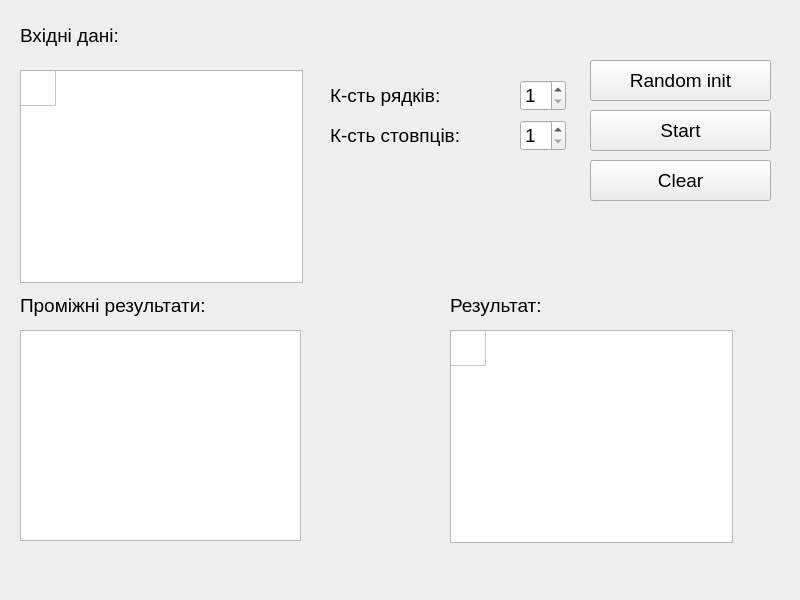
<?xml version="1.0" encoding="UTF-8"?>
<ui version="4.0">
 <class>MainWindow</class>
 <widget class="QMainWindow" name="MainWindow">
  <property name="geometry">
   <rect>
    <x>0</x>
    <y>0</y>
    <width>800</width>
    <height>600</height>
   </rect>
  </property>
  <property name="windowTitle">
   <string>Selection sort</string>
  </property>
  <widget class="QWidget" name="centralwidget">
   <widget class="QTableWidget" name="tableWidget_enter">
    <property name="geometry">
     <rect>
      <x>20</x>
      <y>70</y>
      <width>283</width>
      <height>213</height>
     </rect>
    </property>
    <property name="font">
     <font>
      <pointsize>10</pointsize>
     </font>
    </property>
    <property name="lineWidth">
     <number>7</number>
    </property>
    <property name="verticalScrollBarPolicy">
     <enum>Qt::ScrollBarAlwaysOff</enum>
    </property>
    <property name="horizontalScrollBarPolicy">
     <enum>Qt::ScrollBarAlwaysOff</enum>
    </property>
    <property name="sizeAdjustPolicy">
     <enum>QAbstractScrollArea::AdjustToContentsOnFirstShow</enum>
    </property>
    <property name="autoScroll">
     <bool>false</bool>
    </property>
    <property name="editTriggers">
     <set>QAbstractItemView::NoEditTriggers</set>
    </property>
    <property name="rowCount">
     <number>1</number>
    </property>
    <property name="columnCount">
     <number>1</number>
    </property>
    <attribute name="horizontalHeaderVisible">
     <bool>false</bool>
    </attribute>
    <attribute name="horizontalHeaderCascadingSectionResizes">
     <bool>true</bool>
    </attribute>
    <attribute name="horizontalHeaderMinimumSectionSize">
     <number>35</number>
    </attribute>
    <attribute name="horizontalHeaderDefaultSectionSize">
     <number>35</number>
    </attribute>
    <attribute name="verticalHeaderVisible">
     <bool>false</bool>
    </attribute>
    <attribute name="verticalHeaderCascadingSectionResizes">
     <bool>true</bool>
    </attribute>
    <attribute name="verticalHeaderMinimumSectionSize">
     <number>35</number>
    </attribute>
    <attribute name="verticalHeaderDefaultSectionSize">
     <number>35</number>
    </attribute>
    <row/>
    <column/>
   </widget>
   <widget class="QTextEdit" name="textEdit">
    <property name="geometry">
     <rect>
      <x>20</x>
      <y>330</y>
      <width>281</width>
      <height>211</height>
     </rect>
    </property>
    <property name="font">
     <font>
      <pointsize>10</pointsize>
     </font>
    </property>
    <property name="textInteractionFlags">
     <set>Qt::TextSelectableByKeyboard|Qt::TextSelectableByMouse</set>
    </property>
   </widget>
   <widget class="QTableWidget" name="tableWidget_result">
    <property name="geometry">
     <rect>
      <x>450</x>
      <y>330</y>
      <width>283</width>
      <height>213</height>
     </rect>
    </property>
    <property name="font">
     <font>
      <pointsize>10</pointsize>
     </font>
    </property>
    <property name="verticalScrollBarPolicy">
     <enum>Qt::ScrollBarAlwaysOff</enum>
    </property>
    <property name="horizontalScrollBarPolicy">
     <enum>Qt::ScrollBarAlwaysOff</enum>
    </property>
    <property name="sizeAdjustPolicy">
     <enum>QAbstractScrollArea::AdjustToContentsOnFirstShow</enum>
    </property>
    <property name="autoScroll">
     <bool>false</bool>
    </property>
    <property name="editTriggers">
     <set>QAbstractItemView::NoEditTriggers</set>
    </property>
    <property name="rowCount">
     <number>1</number>
    </property>
    <property name="columnCount">
     <number>1</number>
    </property>
    <attribute name="horizontalHeaderVisible">
     <bool>false</bool>
    </attribute>
    <attribute name="horizontalHeaderCascadingSectionResizes">
     <bool>true</bool>
    </attribute>
    <attribute name="horizontalHeaderMinimumSectionSize">
     <number>35</number>
    </attribute>
    <attribute name="horizontalHeaderDefaultSectionSize">
     <number>35</number>
    </attribute>
    <attribute name="verticalHeaderVisible">
     <bool>false</bool>
    </attribute>
    <attribute name="verticalHeaderCascadingSectionResizes">
     <bool>true</bool>
    </attribute>
    <attribute name="verticalHeaderMinimumSectionSize">
     <number>35</number>
    </attribute>
    <attribute name="verticalHeaderDefaultSectionSize">
     <number>35</number>
    </attribute>
    <row/>
    <column/>
   </widget>
   <widget class="QPushButton" name="pushButton_start">
    <property name="geometry">
     <rect>
      <x>590</x>
      <y>110</y>
      <width>181</width>
      <height>41</height>
     </rect>
    </property>
    <property name="font">
     <font>
      <pointsize>14</pointsize>
     </font>
    </property>
    <property name="text">
     <string>Start</string>
    </property>
   </widget>
   <widget class="QPushButton" name="pushButton_clear">
    <property name="geometry">
     <rect>
      <x>590</x>
      <y>160</y>
      <width>181</width>
      <height>41</height>
     </rect>
    </property>
    <property name="font">
     <font>
      <pointsize>14</pointsize>
     </font>
    </property>
    <property name="text">
     <string>Clear</string>
    </property>
   </widget>
   <widget class="QLabel" name="label">
    <property name="geometry">
     <rect>
      <x>20</x>
      <y>20</y>
      <width>171</width>
      <height>31</height>
     </rect>
    </property>
    <property name="font">
     <font>
      <pointsize>14</pointsize>
     </font>
    </property>
    <property name="text">
     <string>Вхідні дані:</string>
    </property>
   </widget>
   <widget class="QLabel" name="label_2">
    <property name="geometry">
     <rect>
      <x>450</x>
      <y>290</y>
      <width>171</width>
      <height>31</height>
     </rect>
    </property>
    <property name="font">
     <font>
      <pointsize>14</pointsize>
     </font>
    </property>
    <property name="text">
     <string>Результат:</string>
    </property>
   </widget>
   <widget class="QLabel" name="label_3">
    <property name="geometry">
     <rect>
      <x>20</x>
      <y>290</y>
      <width>241</width>
      <height>31</height>
     </rect>
    </property>
    <property name="font">
     <font>
      <pointsize>14</pointsize>
     </font>
    </property>
    <property name="text">
     <string>Проміжні результати:</string>
    </property>
   </widget>
   <widget class="QPushButton" name="pushButton_init">
    <property name="geometry">
     <rect>
      <x>590</x>
      <y>60</y>
      <width>181</width>
      <height>41</height>
     </rect>
    </property>
    <property name="font">
     <font>
      <pointsize>14</pointsize>
     </font>
    </property>
    <property name="text">
     <string>Random init</string>
    </property>
   </widget>
   <widget class="QSpinBox" name="spinBox_row">
    <property name="geometry">
     <rect>
      <x>520</x>
      <y>80</y>
      <width>46</width>
      <height>31</height>
     </rect>
    </property>
    <property name="font">
     <font>
      <pointsize>14</pointsize>
     </font>
    </property>
    <property name="keyboardTracking">
     <bool>false</bool>
    </property>
    <property name="minimum">
     <number>1</number>
    </property>
    <property name="maximum">
     <number>6</number>
    </property>
    <property name="singleStep">
     <number>1</number>
    </property>
    <property name="stepType">
     <enum>QAbstractSpinBox::AdaptiveDecimalStepType</enum>
    </property>
   </widget>
   <widget class="QSpinBox" name="spinBox_column">
    <property name="geometry">
     <rect>
      <x>520</x>
      <y>120</y>
      <width>46</width>
      <height>31</height>
     </rect>
    </property>
    <property name="font">
     <font>
      <pointsize>14</pointsize>
     </font>
    </property>
    <property name="minimum">
     <number>1</number>
    </property>
    <property name="maximum">
     <number>8</number>
    </property>
   </widget>
   <widget class="QLabel" name="label_4">
    <property name="geometry">
     <rect>
      <x>330</x>
      <y>80</y>
      <width>171</width>
      <height>31</height>
     </rect>
    </property>
    <property name="font">
     <font>
      <pointsize>14</pointsize>
     </font>
    </property>
    <property name="text">
     <string>К-сть рядків:</string>
    </property>
   </widget>
   <widget class="QLabel" name="label_5">
    <property name="geometry">
     <rect>
      <x>330</x>
      <y>120</y>
      <width>171</width>
      <height>31</height>
     </rect>
    </property>
    <property name="font">
     <font>
      <pointsize>14</pointsize>
     </font>
    </property>
    <property name="text">
     <string>К-сть стовпців:</string>
    </property>
   </widget>
  </widget>
 </widget>
 <resources/>
 <connections/>
</ui>
